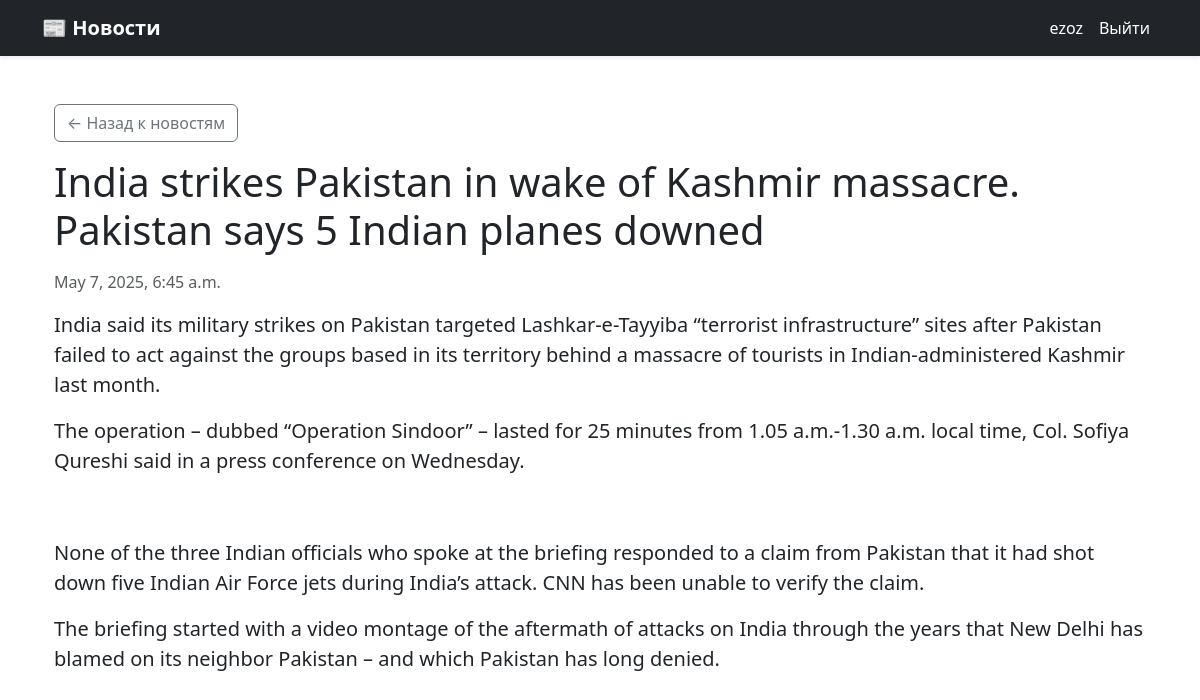
The app's page /india-strikes-pakistan-in-wake-of-kashmir-massacre/ (signed in) with its own data.
### news/models.py (models this page shows, shortened)
class News(models.Model):
    title = models.CharField(max_length=255)
    slug = models.SlugField(unique=True)
    content = RichTextUploadingField()
    image = models.ImageField(upload_to='news_images/', blank=True, null=True)
    published_at = models.DateTimeField(auto_now_add=True)

### news/views.py (the view)
# urls.py: path('<slug:slug>/', views.detail, name='news_detail'),
def detail(request, slug):
    news = get_object_or_404(News, slug=slug)
    return render(request, 'news/detail.html', {'news': news})

### news/templates/news/detail.html (shortened to what this page needs)
{% extends "base.html" %}
{% block content %}
<div class="container py-4">
    <a href="{% url 'news_index' %}" class="btn btn-outline-secondary mb-3">← Назад к новостям</a>
    <h1 class="mb-3">{{ news.title }}</h1>
    <p class="text-muted">{{ news.published_at }}</p>
    <div class="fs-5">
        {{ news.content|safe }}
    </div>
</div>
{% endblock %}

### news/templates/news/partials/header.html (shortened to what this page needs)
<nav class="navbar navbar-expand-lg navbar-dark bg-dark shadow-sm">
  <div class="container">
    <a class="navbar-brand fw-bold" href="{% url 'news_index' %}">📰 Новости</a>
    <div class="collapse navbar-collapse" id="mainNav">
      <ul class="navbar-nav ms-auto">
        {% if user.is_authenticated %}
        <li class="nav-item">
          <a class="nav-link" href="#">{{ user.username }}</a>
        </li>
        <li class="nav-item">
          <a class="nav-link" href="{% url 'logout' %}">Выйти</a>
        </li>
        {% endif %}
      </ul>
    </div>
  </div>
</nav>

### news/static/news/style.css (style rules this page uses)
body { background-color: #f8f9fa; font-family: "Segoe UI", sans-serif; }
.navbar { background-color: #343a40; }
.navbar a { color: #ffffff !important; }

### records on screen
News: title "India strikes Pakistan in wake of Kashmir massacre. Pakistan says 5 Indian planes downed", published_at "May 7, 2025, 6:45 a.m.", content "India said its military strikes on Pakistan targeted Lashkar-e-Tayyiba “terrorist infrastructure” sites after Pakistan failed to act against the groups based in its territory behind a massacre of tourists in Indian-administered Kashmir last month. The operation – dubbed “Operation Sindoor” – lasted for 25 minutes from 1.05 a.m.-1.30 a.m. local time, Col. Sofiya Qureshi said in a press conference on Wednesday. None of the three Indian officials who spoke at the briefing responded to a claim from Pakistan that it had shot down five Indian Air Force jets during India’s attack. CNN has been unable to verify the claim. The briefing started with a video montage of the aftermath of attacks on…"

### other values on screen
{{ user.username }} "ezoz"
